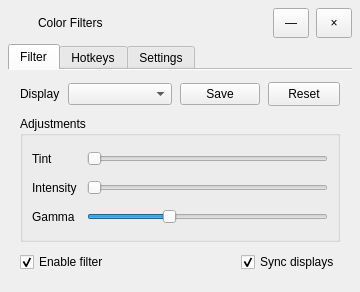
<?xml version="1.0" encoding="UTF-8"?>
<ui version="4.0">
 <class>MainWindow</class>
 <widget class="QMainWindow" name="MainWindow">
  <property name="geometry">
   <rect><x>0</x><y>0</y><width>360</width><height>292</height></rect>
  </property>
  <property name="minimumSize">
   <size><width>360</width><height>292</height></size>
  </property>
  <property name="maximumSize">
   <size><width>360</width><height>292</height></size>
  </property>
  <property name="windowTitle"><string>Color Filters</string></property>
  <property name="windowIcon">
   <iconset resource="../resources.qrc">
    <normaloff>:/resources/Apps-colors-icon_31805.ico</normaloff>:/resources/Apps-colors-icon_31805.ico</iconset>
  </property>
  <widget class="QWidget" name="centralwidget">
   <layout class="QVBoxLayout" name="windowLayout">
    <property name="leftMargin"><number>8</number></property>
    <property name="topMargin"><number>8</number></property>
    <property name="rightMargin"><number>8</number></property>
    <property name="bottomMargin"><number>8</number></property>
    <property name="spacing"><number>6</number></property>
    <item>
     <widget class="QFrame" name="titleBar">
      <property name="minimumSize"><size><width>0</width><height>30</height></size></property>
      <property name="maximumSize"><size><width>16777215</width><height>30</height></size></property>
      <property name="frameShape"><enum>QFrame::Shape::NoFrame</enum></property>
      <layout class="QHBoxLayout" name="titleBarLayout">
       <property name="spacing"><number>7</number></property>
       <property name="leftMargin"><number>7</number></property>
       <property name="topMargin"><number>0</number></property>
       <property name="rightMargin"><number>0</number></property>
       <property name="bottomMargin"><number>0</number></property>
       <item><widget class="QLabel" name="appIconLabel"><property name="minimumSize"><size><width>16</width><height>16</height></size></property><property name="maximumSize"><size><width>16</width><height>16</height></size></property></widget></item>
       <item><widget class="QLabel" name="appTitleLabel"><property name="text"><string>Color Filters</string></property></widget></item>
       <item><spacer name="titleBarSpacer"><property name="orientation"><enum>Qt::Orientation::Horizontal</enum></property><property name="sizeHint" stdset="0"><size><width>40</width><height>20</height></size></property></spacer></item>
       <item><widget class="QToolButton" name="minimizeButton"><property name="minimumSize"><size><width>36</width><height>30</height></size></property><property name="maximumSize"><size><width>36</width><height>30</height></size></property><property name="text"><string>—</string></property></widget></item>
       <item><widget class="QToolButton" name="closeButton"><property name="minimumSize"><size><width>36</width><height>30</height></size></property><property name="maximumSize"><size><width>36</width><height>30</height></size></property><property name="text"><string>×</string></property></widget></item>
      </layout>
     </widget>
    </item>
    <item>
     <widget class="QTabWidget" name="tabSelector">
      <property name="currentIndex"><number>0</number></property>
      <property name="documentMode"><bool>true</bool></property>
      <property name="usesScrollButtons"><bool>false</bool></property>
      <property name="elideMode"><enum>Qt::TextElideMode::ElideNone</enum></property>
      <widget class="QWidget" name="filterTab">
       <attribute name="title"><string>Filter</string></attribute>
       <layout class="QVBoxLayout" name="filterLayout">
        <property name="spacing"><number>10</number></property>
        <property name="leftMargin"><number>12</number></property>
        <property name="topMargin"><number>12</number></property>
        <property name="rightMargin"><number>12</number></property>
        <property name="bottomMargin"><number>12</number></property>
        <item>
         <layout class="QHBoxLayout" name="displayRow">
          <property name="spacing"><number>8</number></property>
          <item><widget class="QLabel" name="displayLabel"><property name="text"><string>Display</string></property></widget></item>
          <item>
           <widget class="QComboBox" name="monitorSelector">
            <property name="sizePolicy"><sizepolicy hsizetype="Expanding" vsizetype="Fixed"><horstretch>1</horstretch><verstretch>0</verstretch></sizepolicy></property>
            <property name="placeholderText"><string>Select a display</string></property>
           </widget>
          </item>
          <item><widget class="QPushButton" name="saveButton"><property name="text"><string>Save</string></property></widget></item>
          <item>
           <widget class="QPushButton" name="resetButton">
            <property name="minimumSize"><size><width>72</width><height>24</height></size></property>
            <property name="text"><string>Reset</string></property>
           </widget>
          </item>
         </layout>
        </item>
        <item>
         <widget class="QGroupBox" name="adjustmentsGroup">
          <property name="title"><string>Adjustments</string></property>
          <layout class="QGridLayout" name="adjustmentsLayout">
           <property name="horizontalSpacing"><number>10</number></property>
           <property name="verticalSpacing"><number>8</number></property>
           <item row="0" column="0"><widget class="QLabel" name="tintLabel"><property name="text"><string>Tint</string></property></widget></item>
           <item row="0" column="1">
            <widget class="QSlider" name="tintSlider">
             <property name="maximum"><number>359</number></property>
             <property name="orientation"><enum>Qt::Orientation::Horizontal</enum></property>
            </widget>
           </item>
           <item row="1" column="0"><widget class="QLabel" name="intensityLabel"><property name="text"><string>Intensity</string></property></widget></item>
           <item row="1" column="1">
            <widget class="QSlider" name="intensitySlider">
             <property name="maximum"><number>100</number></property>
             <property name="orientation"><enum>Qt::Orientation::Horizontal</enum></property>
            </widget>
           </item>
           <item row="2" column="0"><widget class="QLabel" name="gammaLabel"><property name="text"><string>Gamma</string></property></widget></item>
           <item row="2" column="1">
            <widget class="QSlider" name="gammaSlider">
             <property name="minimum"><number>50</number></property>
             <property name="maximum"><number>200</number></property>
             <property name="value"><number>100</number></property>
             <property name="orientation"><enum>Qt::Orientation::Horizontal</enum></property>
            </widget>
           </item>
          </layout>
         </widget>
        </item>
        <item>
         <layout class="QHBoxLayout" name="filterOptionsRow">
          <item><widget class="QCheckBox" name="filterToggle"><property name="text"><string>Enable filter</string></property><property name="checked"><bool>true</bool></property></widget></item>
          <item><spacer name="filterOptionsSpacer"><property name="orientation"><enum>Qt::Orientation::Horizontal</enum></property><property name="sizeHint" stdset="0"><size><width>40</width><height>20</height></size></property></spacer></item>
          <item><widget class="QCheckBox" name="globalToggle"><property name="text"><string>Sync displays</string></property><property name="checked"><bool>true</bool></property></widget></item>
         </layout>
        </item>
       </layout>
      </widget>
      <widget class="QWidget" name="hotKeysTab">
       <attribute name="title"><string>Hotkeys</string></attribute>
       <layout class="QVBoxLayout" name="hotkeysLayout">
        <property name="spacing"><number>10</number></property>
        <property name="leftMargin"><number>12</number></property>
        <property name="topMargin"><number>12</number></property>
        <property name="rightMargin"><number>12</number></property>
        <property name="bottomMargin"><number>12</number></property>
        <item><widget class="QLabel" name="hotkeysTitle"><property name="text"><string>Keyboard shortcuts</string></property><property name="objectName"><string>sectionTitle</string></property></widget></item>
        <item><widget class="QLabel" name="hotkeysHint"><property name="text"><string>Choose the shortcuts used to control the filter.</string></property><property name="objectName"><string>secondaryText</string></property></widget></item>
        <item>
         <widget class="QGroupBox" name="shortcutsGroup">
          <property name="title"><string>Shortcuts</string></property>
          <layout class="QGridLayout" name="shortcutsLayout">
           <property name="horizontalSpacing"><number>8</number></property>
           <property name="verticalSpacing"><number>10</number></property>
           <item row="0" column="0"><widget class="QLabel" name="toggleLabel"><property name="text"><string>Toggle filter</string></property></widget></item>
           <item row="0" column="1"><widget class="QLineEdit" name="toggleText"><property name="readOnly"><bool>true</bool></property></widget></item>
           <item row="0" column="2"><widget class="QPushButton" name="toggleSetButton"><property name="text"><string>Set</string></property></widget></item>
           <item row="1" column="0"><widget class="QLabel" name="peekLabel"><property name="text"><string>Hold to peek</string></property></widget></item>
           <item row="1" column="1"><widget class="QLineEdit" name="peekText"><property name="readOnly"><bool>true</bool></property></widget></item>
           <item row="1" column="2"><widget class="QPushButton" name="peekSetButton"><property name="text"><string>Set</string></property></widget></item>
          </layout>
         </widget>
        </item>
        <item><spacer name="hotkeysSpacer"><property name="orientation"><enum>Qt::Orientation::Vertical</enum></property><property name="sizeHint" stdset="0"><size><width>20</width><height>20</height></size></property></spacer></item>
       </layout>
      </widget>
      <widget class="QWidget" name="settingsTab">
       <attribute name="title"><string>Settings</string></attribute>
       <layout class="QVBoxLayout" name="settingsLayout">
        <property name="spacing"><number>10</number></property>
        <property name="leftMargin"><number>12</number></property>
        <property name="topMargin"><number>12</number></property>
        <property name="rightMargin"><number>12</number></property>
        <property name="bottomMargin"><number>12</number></property>
        <item>
         <widget class="QGroupBox" name="profilesGroup">
          <property name="title"><string>Profiles</string></property>
          <layout class="QVBoxLayout" name="profilesLayout">
           <property name="spacing"><number>8</number></property>
           <item>
            <layout class="QHBoxLayout" name="profileSelectionRow">
             <property name="spacing"><number>8</number></property>
             <item><widget class="QComboBox" name="iniSelector"><property name="sizePolicy"><sizepolicy hsizetype="Expanding" vsizetype="Fixed"><horstretch>1</horstretch><verstretch>0</verstretch></sizepolicy></property></widget></item>
             <item><widget class="QPushButton" name="LoadIniButton"><property name="text"><string>Import</string></property></widget></item>
             <item><widget class="QPushButton" name="folderButton"><property name="text"><string>Open folder</string></property></widget></item>
            </layout>
           </item>
           <item>
            <layout class="QHBoxLayout" name="profileActionsRow">
             <property name="spacing"><number>8</number></property>
             <item><widget class="QPushButton" name="newIniButton"><property name="text"><string>New</string></property></widget></item>
             <item><widget class="QPushButton" name="duplicateIniButton"><property name="text"><string>Duplicate</string></property></widget></item>
             <item><widget class="QPushButton" name="deleteIniButton"><property name="text"><string>Delete</string></property><property name="objectName"><string>dangerButton</string></property></widget></item>
            </layout>
           </item>
          </layout>
         </widget>
        </item>
        <item>
         <widget class="QGroupBox" name="applicationGroup">
          <property name="title"><string>Application</string></property>
          <layout class="QHBoxLayout" name="applicationLayout">
           <item><widget class="QCheckBox" name="exitToTaskbarToggle"><property name="text"><string>Keep running in tray</string></property><property name="checked"><bool>true</bool></property></widget></item>
           <item><spacer name="applicationSpacer"><property name="orientation"><enum>Qt::Orientation::Horizontal</enum></property><property name="sizeHint" stdset="0"><size><width>20</width><height>20</height></size></property></spacer></item>
           <item><widget class="QCheckBox" name="runAtStartupToggle"><property name="text"><string>Run at startup</string></property><property name="checked"><bool>true</bool></property></widget></item>
          </layout>
         </widget>
        </item>
        <item><spacer name="settingsSpacer"><property name="orientation"><enum>Qt::Orientation::Vertical</enum></property><property name="sizeHint" stdset="0"><size><width>20</width><height>10</height></size></property></spacer></item>
       </layout>
      </widget>
     </widget>
    </item>
   </layout>
  </widget>
 </widget>
 <resources><include location="../resources.qrc"/></resources>
 <connections/>
</ui>
